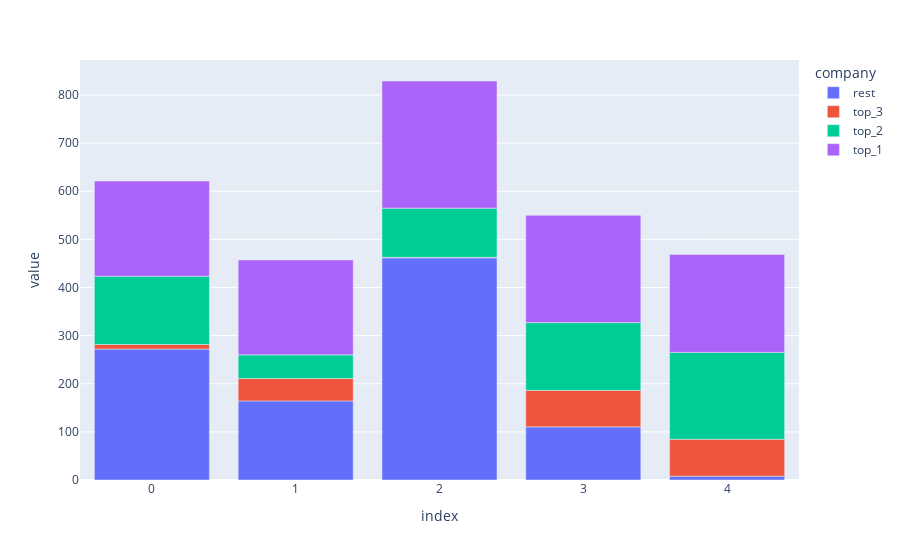

Write notebook code for a chart like this one.
### Code cell
# По умолчанию X - это индекс df
# Из-за порядка указания y колонки будут строиться соответственно снизу вверх. т.е. нижнее (синие) - top_1, верхнее - rest
# изменить порядок столбцов можно (сверху top_1) передав [::-1] в конец списка переменной Y
# labels = {'variable': 'company'} - заголовок легенды, т.к. мы строим график по нескольким столбцам дефолтный - variable 
px.bar(invest_scopes_topn, y = ['top_1', 'top_2', 'top_3', 'rest'][::-1], labels = {'variable': 'company'})

### Figure 1 — Plotly figure (JSON) as saved in the notebook; plotly's stock layout.template omitted (floating-point values rounded to 4 significant figures)
{"data": [{"alignmentgroup": "True", "hovertemplate": "company=rest<br>index=%{x}<br>value=%{y}<extra></extra>", "legendgroup": "rest", "marker": {"color": "#636efa", "pattern": {"shape": ""}}, "name": "rest", "offsetgroup": "rest", "orientation": "v", "showlegend": true, "textposition": "auto", "type": "bar", "x": [0, 1, 2, 3, 4], "xaxis": "x", "y": [272.0, 164.4, 461.7, 110.4, 7.907], "yaxis": "y"}, {"alignmentgroup": "True", "hovertemplate": "company=top_3<br>index=%{x}<br>value=%{y}<extra></extra>", "legendgroup": "top_3", "marker": {"color": "#EF553B", "pattern": {"shape": ""}}, "name": "top_3", "offsetgroup": "top_3", "orientation": "v", "showlegend": true, "textposition": "auto", "type": "bar", "x": [0, 1, 2, 3, 4], "xaxis": "x", "y": [9.662, 46.51, 1.137, 75.94, 76.75], "yaxis": "y"}, {"alignmentgroup": "True", "hovertemplate": "company=top_2<br>index=%{x}<br>value=%{y}<extra></extra>", "legendgroup": "top_2", "marker": {"color": "#00cc96", "pattern": {"shape": ""}}, "name": "top_2", "offsetgroup": "top_2", "orientation": "v", "showlegend": true, "textposition": "auto", "type": "bar", "x": [0, 1, 2, 3, 4], "xaxis": "x", "y": [141.7, 49.14, 102.2, 140.8, 180.5], "yaxis": "y"}, {"alignmentgroup": "True", "hovertemplate": "company=top_1<br>index=%{x}<br>value=%{y}<extra></extra>", "legendgroup": "top_1", "marker": {"color": "#ab63fa", "pattern": {"shape": ""}}, "name": "top_1", "offsetgroup": "top_1", "orientation": "v", "showlegend": true, "textposition": "auto", "type": "bar", "x": [0, 1, 2, 3, 4], "xaxis": "x", "y": [197.9, 197.3, 264.2, 222.9, 203.5], "yaxis": "y"}], "layout": {"barmode": "relative", "legend": {"title": {"text": "company"}, "tracegroupgap": 0}, "margin": {"t": 60}, "xaxis": {"anchor": "y", "domain": [0, 1], "title": {"text": "index"}}, "yaxis": {"anchor": "x", "domain": [0, 1], "title": {"text": "value"}}}}
